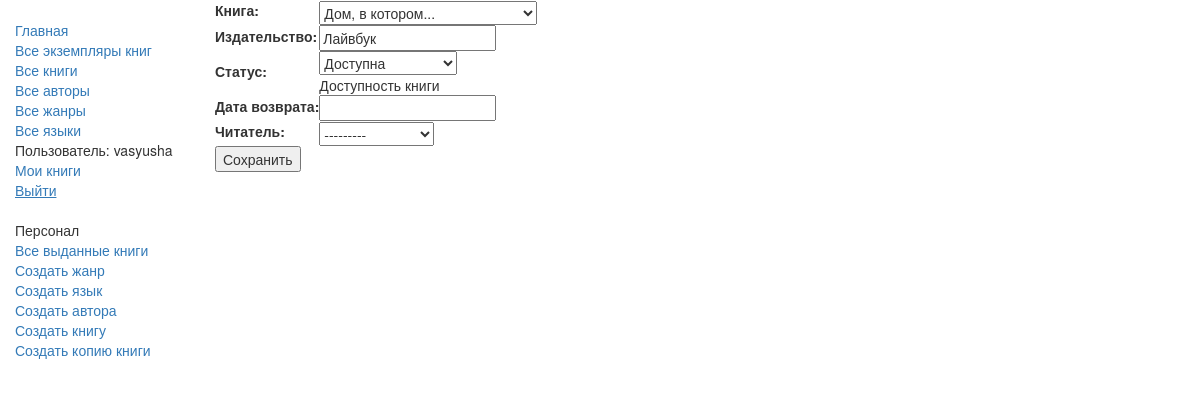
/catalog/bookinstance/12e31074-d33a-449b-b5d2-4cfd23f4fdea/update/ (signed in), run on the app's committed database.
### catalog/models.py (models this page shows, shortened)
class BookInstance(models.Model):
    id = models.UUIDField(
        primary_key=True,
        default=uuid.uuid4,
        help_text="Уникальный ID для конкретного экземпляра во всей библиотеке"
    )
    book = models.ForeignKey(
        Book,
        on_delete=models.SET_NULL,
        null=True,
        verbose_name="Книга"
    )
    imprint = models.CharField(max_length=200, verbose_name="Издательство")
    due_back = models.DateField(verbose_name="Дата возврата", null=True, blank=True)
    borrower = models.ForeignKey(
        User,
        on_delete=models.SET_NULL,
        null=True,
        blank=True,
        verbose_name="Читатель"
    )
    LOAN_STATUS = (
        ('m', 'На обслуживании'),
        ('o', 'Выдана'),
        ('a', 'Доступна'),
        ('r', 'Забронирована'),
    )
    status = models.CharField(
        max_length=1,
        choices=LOAN_STATUS,
        blank=True,
        default='m',
        verbose_name="Статус",
        help_text='Доступность книги'
    )
    class Meta:
        ordering = ["due_back"]
        verbose_name = "Экземпляр книги"
        verbose_name_plural = "Экземпляры книг"
        permissions = (("can_mark_returned", "Отметить книгу как возвращенную"),)

### catalog/views.py (the view)
# urls.py: path('bookinstance/<uuid:pk>/update/', views.BookInstanceUpdate.as_view(), name='bookinstance_update'),
class BookInstanceUpdate(PermissionRequiredMixin, UpdateView):
    model = BookInstance
    fields = ['book', 'imprint', 'status', 'due_back', 'borrower']
    permission_required = 'catalog.can_mark_returned'
    success_url = reverse_lazy('bookinstances')

### catalog/models.py (called while the page is built)
    def __str__(self):
        return self.title

### catalog/templates/catalog/bookinstance_form.html (shortened to what this page needs)
{% extends "base_generic.html" %}
{% block content %}
<form action="" method="post">
    <table>
        {{ form.as_table }}
    </table>
    <input type="submit" value="Сохранить" />
</form>
{% endblock %}

### catalog/templates/base_generic.html (shortened to what this page needs)
<!DOCTYPE html>
<html lang="ru">
  <head>
    <link
      rel="stylesheet"
      href="https://maxcdn.bootstrapcdn.com/bootstrap/3.3.7/css/bootstrap.min.css" />
    {% load static %}
    <link rel="stylesheet" href="{% static 'css/styles.css' %}" />
  </head>
  <body>
    <div class="container-fluid">
      <div class="row">
        <div class="col-sm-2">
          {% block sidebar %}
            <ul class="sidebar-nav">
                <li><a href="{% url 'index' %}">Главная</a></li>
                <li><a href="{% url 'bookinstances' %}">Все экземпляры книг</a></li>
                <li><a href="{% url 'books' %}">Все книги</a></li>
                <li><a href="{% url 'authors' %}">Все авторы</a></li>
                <li><a href="{% url 'genres' %}">Все жанры</a></li>
                <li><a href="{% url 'languages' %}">Все языки</a></li>
              {% if user.is_authenticated %}
                <li>Пользователь: {{ user.get_username }}</li>
                <li><a href="{% url 'my-borrowed' %}">Мои книги</a></li>
                <li>
                  <form method="post" action="{% url 'logout' %}?next={{ request.path }}" style="display:inline;">
                    <button type="submit" style="background:none; border:none; color:#337ab7; padding:0; text-decoration:underline; cursor:pointer;">
                      Выйти
                    </button>
                  </form>
                </li>
              {% else %}
                <li><a href="{% url 'login' %}?next={{ request.path }}">Войти</a></li>
              {% endif %}
            </ul>
            {% if user.is_authenticated and perms.catalog.can_mark_returned %}
              <ul class="sidebar-nav">
                <li>Персонал</li>
                <li><a href="{% url 'all-borrowed' %}">Все выданные книги</a></li>
                <li><a href="{% url 'genre_create' %}">Создать жанр</a></li>
                <li><a href="{% url 'language_create' %}">Создать язык</a></li>
                <li><a href="{% url 'author_create' %}">Создать автора</a></li>
                <li><a href="{% url 'book_create' %}">Создать книгу</a></li>
                <li><a href="{% url 'bookinstance_create' %}">Создать копию книги</a></li>
              </ul>
            {% endif %}
          {% endblock %}
        </div>
        <div class="col-sm-10">
          {% block content %}{% endblock %}
        </div>
      </div>
    </div>
  </body>
</html>

### catalog/static/css/styles.css (style rules this page uses)
.sidebar-nav { margin-top: 20px; padding: 0; list-style: none; }

### data on the page
BookInstance: book "Дом, в котором...", imprint "Лайвбук", status "Доступна", borrower "---------"

### other printed values
{{ user.get_username }} "vasyusha"
